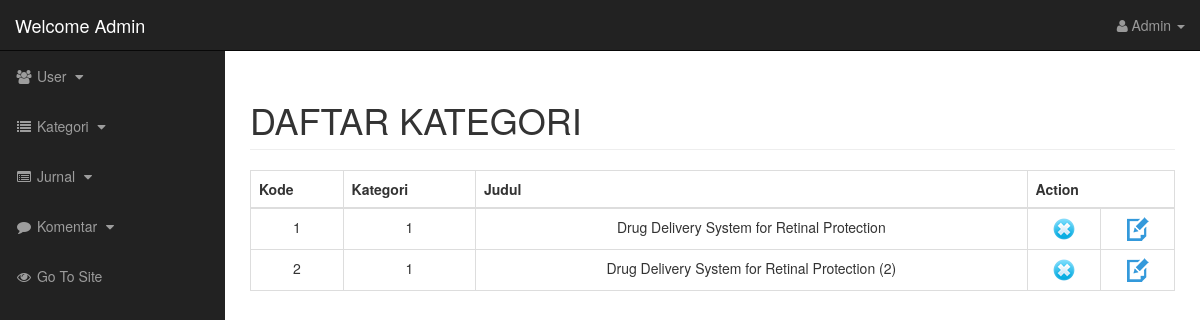
Screenshot of /admin_jurnal.php (signed in) with the database file from the repository.
### tables this page shows
CREATE TABLE IF NOT EXISTS `jurnal` (
  `id_jurnal` int(100) NOT NULL AUTO_INCREMENT,
  `id_dosen` varchar(255) NOT NULL,
  `Judul` varchar(255) NOT NULL,
  `feature` longtext NOT NULL,
  `target` longtext NOT NULL,
  `gambar` varchar(255) NOT NULL,
  `reInf` mediumtext NOT NULL,
  `Keywords` varchar(255) NOT NULL,
  `Kategori` int(100) NOT NULL,
  `time` varchar(255) NOT NULL,
  PRIMARY KEY (`id_jurnal`)
);

### admin_jurnal.php (the view, shortened to what this page needs)
<!DOCTYPE html>
<html lang="en">
<head>
	<link href="css/bootstrap.min.css" rel="stylesheet">
	<link href="css/sb-admin.css" rel="stylesheet">
	<link href="font-awesome/css/font-awesome.min.css" rel="stylesheet" type="text/css">
</head>
<body>
    <div id="wrapper">
		<nav class="navbar navbar-inverse navbar-fixed-top" role="navigation">
		<div class="navbar-header">
                <a class="navbar-brand" href="index.html">Welcome Admin</a>
            </div>
            <ul class="nav navbar-right top-nav">
                <li class="dropdown">
                    <a href="#" class="dropdown-toggle" data-toggle="dropdown"><i class="fa fa-user"></i> Admin <b class="caret"></b></a>
                </li>
            </ul>
			<?php include('admin_left.php') ?>
        </nav>
        <div id="page-wrapper">
            <div class="container-fluid" style="height:1000px">
				<h1 class="page-header">
					DAFTAR KATEGORI
				</h1>
				<div class="table-responsive">
						<table class="table table-hover table-bordered" style="text-align:center;">
							<thead>
								<tr>
									<th>Kode</th>
									<th>Kategori</th>
									<th>Judul</th>
									<th colspan=2> Action </th>
								</tr>
							</thead>
						<tbody>
						<?php
							include('connect_db.php');
							$sql = 'SELECT * FROM Jurnal';
							$result = $conn->query($sql);
							if ( $result->num_rows > 0) {
							while($row = $result->fetch_assoc()) {
								echo "<tr>";
								echo "<td>".$row["id_jurnal"]."</td>";
								echo "<td>".$row["Kategori"]."</td>";
								echo "<td>".$row["Judul"]."</td>";
								?>
								<td> <a href="jurnal_delete.php?kode=<?php echo $row['id_jurnal'];?>"> <img src='images/icon/delete.png'/> </a> </td>
								<td> <a href="jurnal_edit.php?kode=<?php echo $row['id_jurnal'];?>"> <img src='images/icon/edit.png'/> </a> </td>
								<?php
								echo "</tr>";
							}
						}
						echo "</table>";
						?>
					</div>
				</div>
            </div>
        </div>
</body>
</html>

### css/sb-admin.css (style rules this page uses)
body { margin-top: 100px; background-color: #222; }
@media (min-width:768px) { body { margin-top: 50px; } }
#wrapper { padding-left: 0; }
#page-wrapper { width: 100%; padding: 0; background-color: #fff; }
@media (min-width:768px) { #wrapper { padding-left: 225px; } }
@media (min-width:768px) { #page-wrapper { padding: 10px; } }
.top-nav { padding: 0 15px; }
.top-nav>li { display: inline-block; float: left; }
.top-nav>li>a { padding-top: 15px; padding-bottom: 15px; line-height: 20px; color: #999; }

### rows the page displays
jurnal: id_jurnal "1", Kategori "1", Judul "Drug Delivery System for Retinal Protection"
jurnal: id_jurnal "2", Kategori "1", Judul "Drug Delivery System for Retinal Protection (2)"
